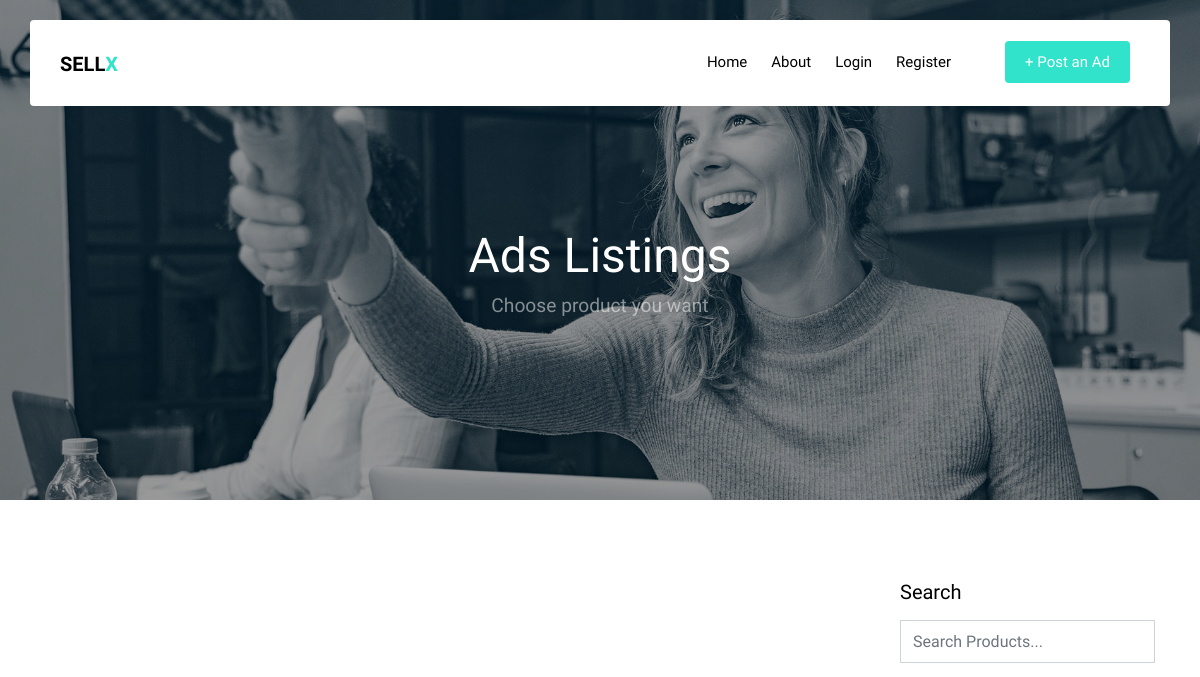
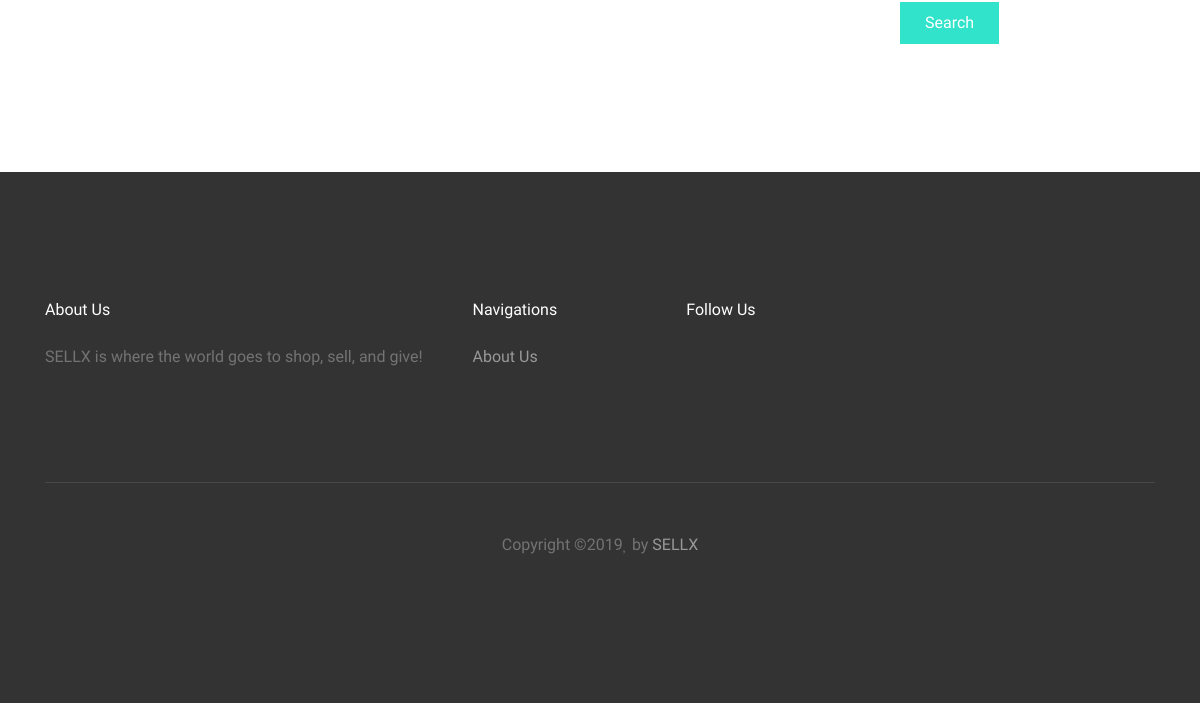
The app's page /listi/1, older data (2 pictures, top to bottom).
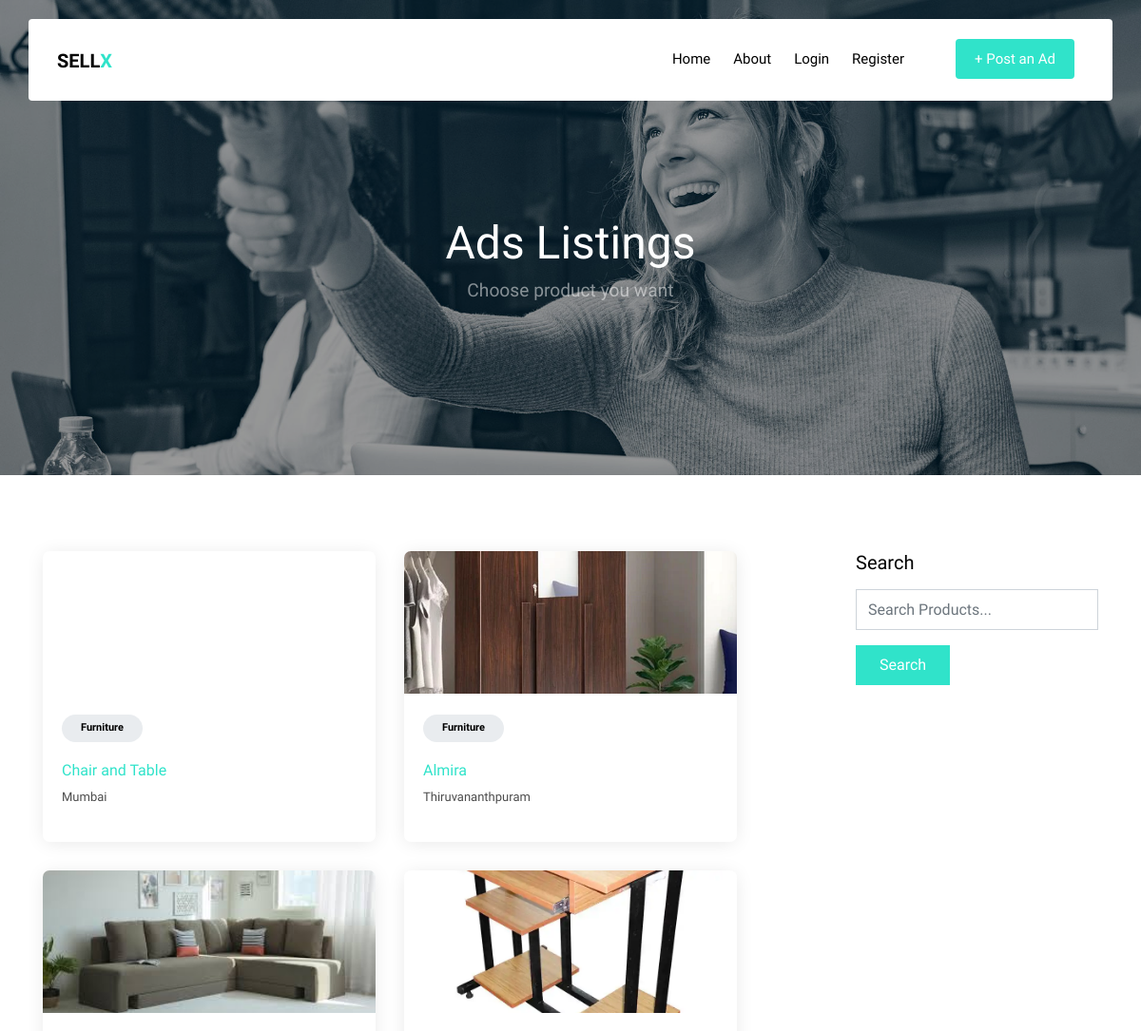
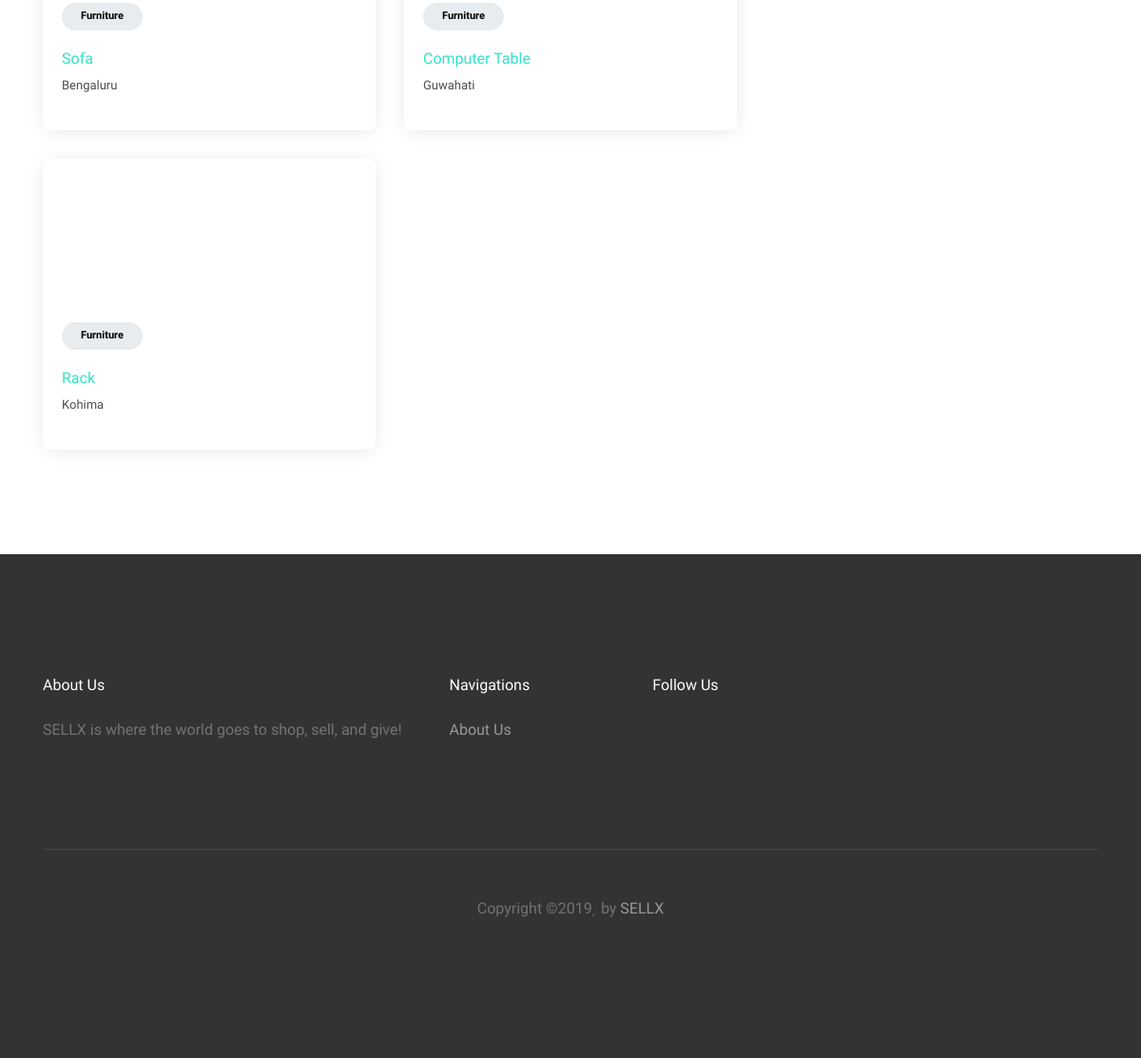
The same page, newer data (2 pictures, top to bottom).
### app.py (models this page shows, shortened)
class NewPost(UserMixin,db.Model):
    id = db.Column(db.Integer,primary_key = True)
    description = db.Column(db.String(1000))
    tag = db.Column(db.String(30))
    sub_tag = db.Column(db.String(40))
    price = db.Column(db.Integer)
    user_id = db.Column(db.Integer, db.ForeignKey('user.id'), nullable=False)
    img = db.Column(db.String(200), nullable = False)
    loc = db.Column(db.String(20))
    status = db.Column(db.String(15))

### app.py (the view)
@app.route("/listi/<postid>",methods = ['GET','POST'])
def listi(postid):
    form = SearchForm()
    if postid.isnumeric():
        if postid != '6':
            qry = NewPost.query.filter((NewPost.tag == menu[int(postid)]))
        else:
            qry = NewPost.query.all()
    else:
        qry = NewPost.query.filter((func.lower(NewPost.sub_tag) == postid))
    if form.validate_on_submit():
        data = form.search.data
        data = data.lower()
        return redirect(url_for('listi', postid=data))
    return render_template("listings.html",title="Items",Post_data = qry,form=form)

### app.py
class SearchForm(FlaskForm):
    search = StringField('search',validators=[InputRequired()])
    submit = SubmitField('Search')

### templates/listings.html (shortened to what this page needs)
<!DOCTYPE html>
<html lang="en">
    <head>
        <link rel="stylesheet" href="{{ url_for('static', filename='fonts/icomoon/style.css') }}">
        <link rel="stylesheet" href="{{ url_for('static', filename='css/bootstrap.min.css') }}">
        <link rel="stylesheet" href="{{ url_for('static', filename='css/magnific-popup.css') }}">
        <link rel="stylesheet" href="{{ url_for('static', filename='css/jquery-ui.css') }}">
        <link rel="stylesheet" href="{{ url_for('static', filename='css/owl.carousel.min.css') }}">
        <link rel="stylesheet" href="{{ url_for('static', filename='css/owl.theme.default.min.css') }}">
        <link rel="stylesheet" href="{{ url_for('static', filename='css/bootstrap-datepicker.css') }}">
        <link rel="stylesheet" href="{{ url_for('static', filename='fonts/flaticon/font/flaticon.css') }}">
        <link rel="stylesheet" href="{{ url_for('static', filename='css/aos.css') }}">
        <link rel="stylesheet" href="{{ url_for('static', filename='css/rangeslider.css') }}">
        <link rel="stylesheet" href="{{ url_for('static', filename='css/style.css') }}">
        {% import "bootstrap/wtf.html" as wtf %}
      </head>
    <body>
  <div class="site-wrap">
    <header class="site-navbar container py-0 bg-white" role="banner">
        <div class="row align-items-center">
          <div class="col-6 col-xl-2">
            <h1 class="mb-0 site-logo"><a href="{{ url_for('index') }}" class="text-black mb-0">SELL<span class="text-primary">X</span>  </a></h1>
          </div>
          <div class="col-12 col-md-10 d-none d-xl-block">
            <nav class="site-navigation position-relative text-right" role="navigation">
              <ul class="site-menu js-clone-nav mr-auto d-none d-lg-block">
                <li><a href="{{url_for('profile')}}">Home</a></li>
                <li><a href="{{ url_for('about') }}">About</a></li>
                {% if current_user.is_authenticated %}
                <li><a href="{{ url_for('logout') }}">Logout</a></li>
                {% else %}
                <li><a href="{{ url_for('login') }}">Login</a></li>
                <li><a href="{{ url_for('signup') }}">Register</a></li>
                {% endif %}
                <li><a href="{{ url_for('new') }}" class="cta"><span class="bg-primary text-white rounded">+ Post an Ad</span></a></li>
              </ul>
            </nav>
          </div>
        </div>
    </header>
    <div class="site-blocks-cover inner-page-cover overlay" style="background-image: url({{ url_for('static', filename = 'hero_1.jpg') }})" data-aos="fade" data-stellar-background-ratio="0.5">
      <div class="container">
        <div class="row align-items-center justify-content-center text-center">
          <div class="col-md-10" data-aos="fade-up" data-aos-delay="400">
            <div class="row justify-content-center mt-5">
              <div class="col-md-8 text-center">
                <h1>Ads Listings</h1>
                <p class="mb-0">Choose product you want</p>
              </div>
            </div>
          </div>
        </div>
      </div>
    </div>
    <div class="site-section">
      <div class="container">
        <div class="row">
          <div class="col-lg-8">
            <div class="row">
              {% for data in Post_data %}
              <div class="col-lg-6">
                <div class="d-block d-md-flex listing vertical">
                  <a href=" {{ url_for('singlelist', postid = data.id) }} " class="img d-block" style="background-image: url({{ url_for('static', filename = data.img) }})"></a>
                  <div class="lh-content">
                    <span class="category">{{ data.tag }}</span>
                    <h3><a href=" {{url_for('singlelist', postid = data.id) }} ">{{ data.sub_tag }}</a></h3>
                    <address>{{ data.loc }}</address>
                  </div>
                </div>
                </div>
              {% endfor %}
              </div>
            </div>
          <div class="col-lg-3 ml-auto">
            <div class="mb-5">
              <h3 class="h5 text-black mb-3">Search</h3>
              <form action="#" method="post">
                <div class="form-group">
                    {{ form.search(class='form-control', placeholder="Search Products...")}}
                </div>
                <div class="form-group">
                  <div class="wrap-icon">
                    <span class="icon icon-room"></span>
                    {{ form.submit(class="btn btn-primary py-2 px-4 text-white") }}
                  </div>
                </div>
              </form>
            </div>
          </div>
        </div>
      </div>
    </div>
    <footer class="site-footer">
      <div class="container">
        <div class="row">
          <div class="col-md-9">
            <div class="row">
              <div class="col-md-6">
                <h2 class="footer-heading mb-4">About Us</h2>
                <p>SELLX is where the world goes to shop, sell, and give! </p>
              </div>
              <div class="col-md-3">
                <h2 class="footer-heading mb-4">Navigations</h2>
                <ul class="list-unstyled">
                  <li><a href="{{ url_for('about') }}">About Us</a></li>
                </ul>
              </div>
              <div class="col-md-3">
                <h2 class="footer-heading mb-4">Follow Us</h2>
                <a href="#" class="pl-0 pr-3"><span class="icon-facebook"></span></a>
                <a href="#" class="pl-3 pr-3"><span class="icon-twitter"></span></a>
                <a href="#" class="pl-3 pr-3"><span class="icon-instagram"></span></a>
                <a href="#" class="pl-3 pr-3"><span class="icon-linkedin"></span></a>
              </div>
            </div>
          </div>
        </div>
        <div class="row pt-5 mt-5 text-center">
          <div class="col-md-12">
            <div class="border-top pt-5">
            <p>
            Copyright &copy;<script>document.write(new Date().getFullYear());</script><i class="icon-heart" aria-hidden="true"></i> by <a href="https://colorlib.com" target="_blank" >SELLX</a>
            </p>
            </div>
          </div>
        </div>
      </div>
    </footer>
  </div>
  </body>
</html>

Row changes from the older to the newer data that the page shows:
added NewPost: tag "Furniture", sub_tag "Chair and Table", loc "Mumbai"
added NewPost: img (picture), tag "Furniture", sub_tag "Almira", loc "Thiruvananthpuram"
added NewPost: img (picture), tag "Furniture", sub_tag "Sofa", loc "Bengaluru"
added NewPost: img (picture), tag "Furniture", sub_tag "Computer Table", loc "Guwahati"
added NewPost: tag "Furniture", sub_tag "Rack", loc "Kohima"
